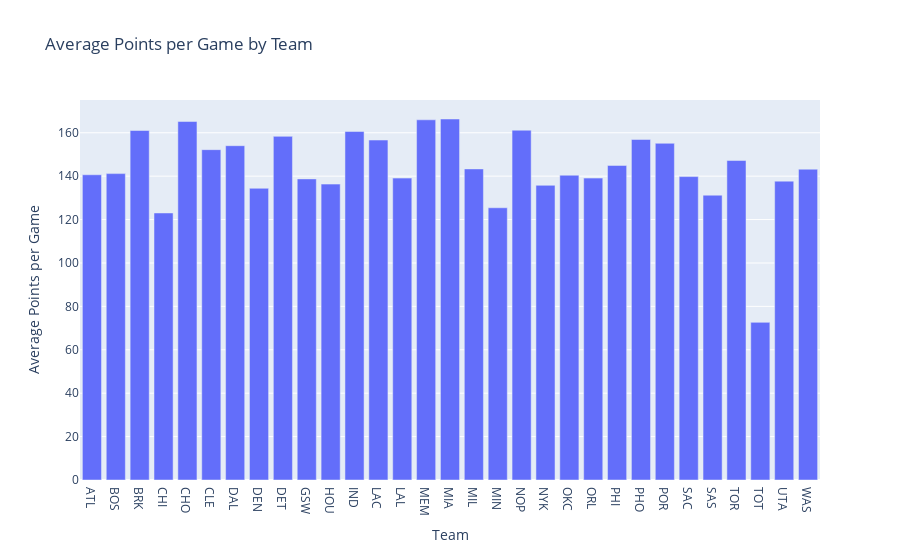

Here is the notebook cell this chart was saved with:
### Code cell
fig = px.bar(team_performance, x='Team', y='Average Points per Game',
             title='Average Points per Game by Team',
             labels={'Average Points per Game': 'Average Points per Game'},
             text='Average Points per Game')

fig.update_traces(texttemplate='%{text:.2f}', textposition='outside')
fig.update_layout(uniformtext_minsize=8, uniformtext_mode='hide')

fig.show()

### Figure 1 — Plotly figure (JSON) as saved in the notebook; plotly's stock layout.template omitted (floating-point values rounded to 4 significant figures)
{"data": [{"alignmentgroup": "True", "hovertemplate": "Team=%{x}<br>Average Points per Game=%{text}<extra></extra>", "legendgroup": "", "marker": {"color": "#636efa", "pattern": {"shape": ""}}, "name": "", "offsetgroup": "", "orientation": "v", "showlegend": false, "text": [140.6, 141.2, 161.0, 123.0, 165.2, 152.2, 154.0, 134.4, 158.3, 138.7, 136.3, 160.6, 156.6, 139.1, 166.0, 166.3, 143.3, 125.4, 161.2, 135.8, 140.4, 139.1, 144.9, 156.9, 155.1, 139.8, 131.2, 147.2, 72.63, 137.7, 143.2], "textposition": "outside", "texttemplate": "%{text:.2f}", "type": "bar", "x": ["ATL", "BOS", "BRK", "CHI", "CHO", "CLE", "DAL", "DEN", "DET", "GSW", "HOU", "IND", "LAC", "LAL", "MEM", "MIA", "MIL", "MIN", "NOP", "NYK", "OKC", "ORL", "PHI", "PHO", "POR", "SAC", "SAS", "TOR", "TOT", "UTA", "WAS"], "xaxis": "x", "y": [140.6, 141.2, 161.0, 123.0, 165.2, 152.2, 154.0, 134.4, 158.3, 138.7, 136.3, 160.6, 156.6, 139.1, 166.0, 166.3, 143.3, 125.4, 161.2, 135.8, 140.4, 139.1, 144.9, 156.9, 155.1, 139.8, 131.2, 147.2, 72.63, 137.7, 143.2], "yaxis": "y"}], "layout": {"barmode": "relative", "legend": {"tracegroupgap": 0}, "title": {"text": "Average Points per Game by Team"}, "uniformtext": {"minsize": 8, "mode": "hide"}, "xaxis": {"anchor": "y", "domain": [0, 1], "title": {"text": "Team"}}, "yaxis": {"anchor": "x", "domain": [0, 1], "title": {"text": "Average Points per Game"}}}}
